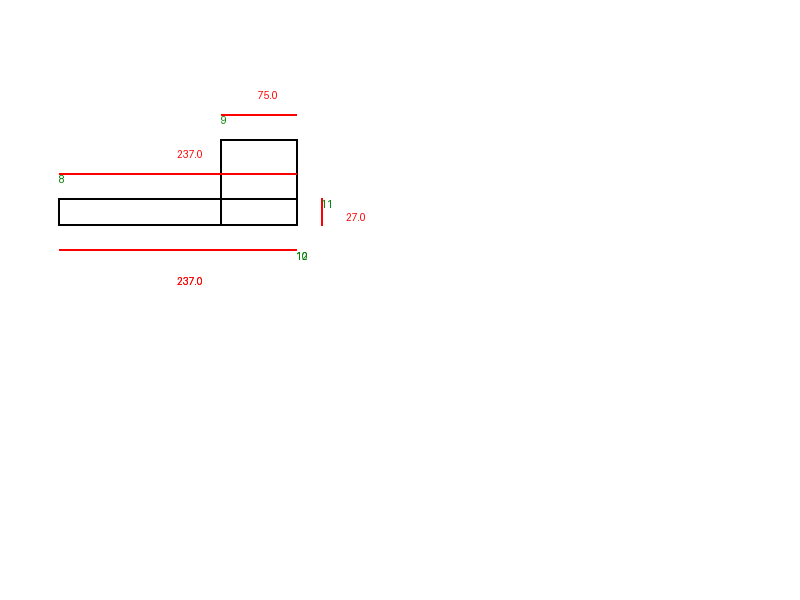
#> input picture technical_drawing_sample0.png, 800 x 600 px
$ python line_detection.py
#> lines starting #> are read from the running program, lines starting #| are printed output that depends on the picture; after the words box and inside, x2 and y2 are one past the last pixel; in counts of white or black regions, pixels touching at a corner belong together
import cv2 as cv
import numpy as np
import math

def apply_thresholds(gray, thresholds, adaptiveSettings):
    mask1 = cv.bitwise_not(cv.threshold(gray, thresholds[0], thresholds[1], cv.THRESH_OTSU)[1])
    mask = cv.bitwise_not(cv.adaptiveThreshold(gray, thresholds[0], cv.ADAPTIVE_THRESH_MEAN_C, cv.THRESH_BINARY, adaptiveSettings[0], adaptiveSettings[1]))
    mask = cv.bitwise_and(mask, mask1)
    mask = cv.inRange(mask, 200, 255)
    return mask


def apply_canny(mask):
    return cv.Canny(mask, 100, 125, apertureSize=7, L2gradient=True)


def get_lines(can):
    return cv.HoughLinesP(
        can,
        1,
        np.pi/90,
        100,
        minLineLength=10,
        maxLineGap=10
    )

def draw_line(img_lines, line):
    x1, y1, x2, y2, angle = line
    cv.line(img_lines, (x1, y1), (x2, y2), (0, 255, 0), 2)
    cv.putText(img_lines, " Line "+str(lines_.index(line)), (int((x2+x1)/2), int((y2+y1)/2)), cv.FONT_HERSHEY_SIMPLEX, 0.5, (0, 0, 255), 2, cv.LINE_AA)
    cv.circle(img_lines, (x1, y1), 5, (255, 0, 0), -1)
    cv.putText(img_lines, str(x1)+", "+str(y1), (x1, y1), cv.FONT_HERSHEY_SIMPLEX, 0.5, (0, 0, 255), 2, cv.LINE_AA)
    cv.circle(img_lines, (x2, y2), 5, (255, 255, 0), -1)
    cv.putText(img_lines, str(x2) + ", " + str(y2), (x2, y2), cv.FONT_HERSHEY_SIMPLEX, 0.5, (0, 0, 255), 2, cv.LINE_AA)


img = cv.imread("technical_drawing_sample0.png")
#> img is the input picture: shape (600, 800, 3); mean B, G, R 253.4, 253.5, 254.2
thr = apply_canny(img)
#> in apply_canny, `return cv.Canny(mask, 100, 125, apertureSize=7, L2gradient=True)`:
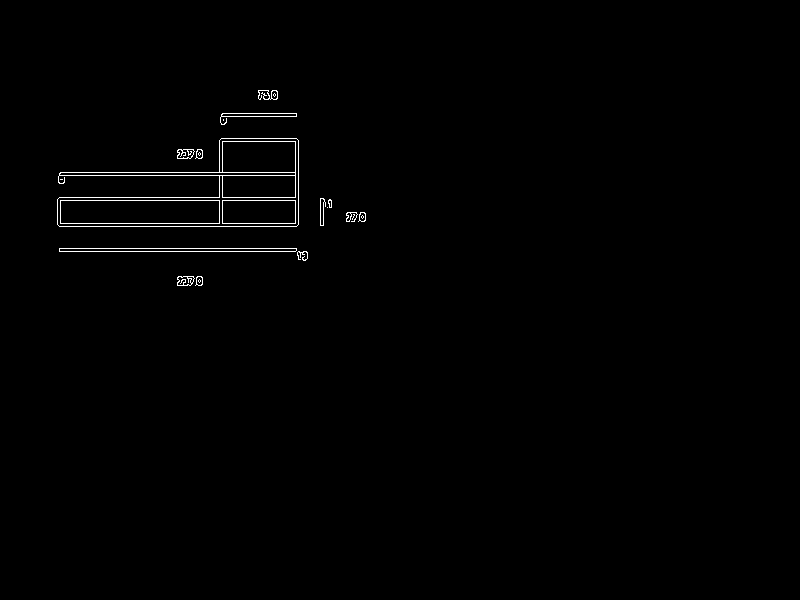
#> returned value: shape (600, 800); 0.66% white in thin lines or dots, all inside (x1, y1, x2, y2) = (57, 90, 366, 286)

lines = get_lines(thr)
#> lines = [[59, 175, 298, 175], [59, 197, 298, 197], [59, 248, 296, 248], [59, 226, 296, 226], [59, 251, 306, 251], [57, 200, 298, 200], [60, 172, 298, 172], [57, 223, 298, 223]]
lines_ = []


if lines is not None:
    for line in lines:
        x1, y1, x2, y2 = line[0]
        lines_.append([x1, y1, x2, y2, -90+(math.atan2(y2 - y1, x2 - x1) * 180 / np.pi)])
#> this loop made 8 passes
#> after the loop, lines_ = [[59, 175, 298, 175, -90], [59, 197, 298, 197, -90], [59, 248, 296, 248, -90], [59, 226, 296, 226, -90], [59, 251, 306, 251, -90], [57, 200, 298, 200, -90], [60, 172, 298, 172, -90], [57, 223, 298, 223, -90]]

for line in lines_:
        draw_line(img, line)
#> this loop made 8 passes
#> (line, x1 in draw_line, y1 in draw_line, x2 in draw_line, y2 in draw_line) on passes 1 to 8: ([59, 175, 298, 175, -90], 59, 175, 298, 175), ([59, 197, 298, 197, -90], 59, 197, 298, 197), ([59, 248, 296, 248, -90], 59, 248, 296, 248), ([59, 226, 296, 226, -90], 59, 226, 296, 226), ([59, 251, 306, 251, -90], 59, 251, 306, 251), ([57, 200, 298, 200, -90], 57, 200, 298, 200), ([60, 172, 298, 172, -90], 60, 172, 298, 172), ([57, 223, 298, 223, -90], 57, 223, 298, 223)
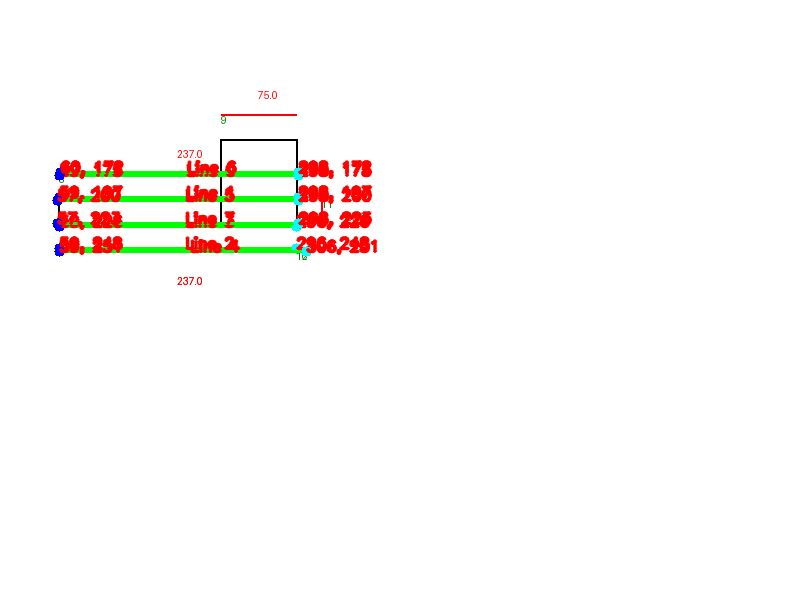
#> img: shape (600, 800, 3); 3.03% of pixels changed, all inside (x1, y1, x2, y2) = (52, 159, 378, 257)

cv.imshow("threshold", img)
cv.waitKey(0)

$ run again, with technical_drawing_sample1.png copied over technical_drawing_sample0.png
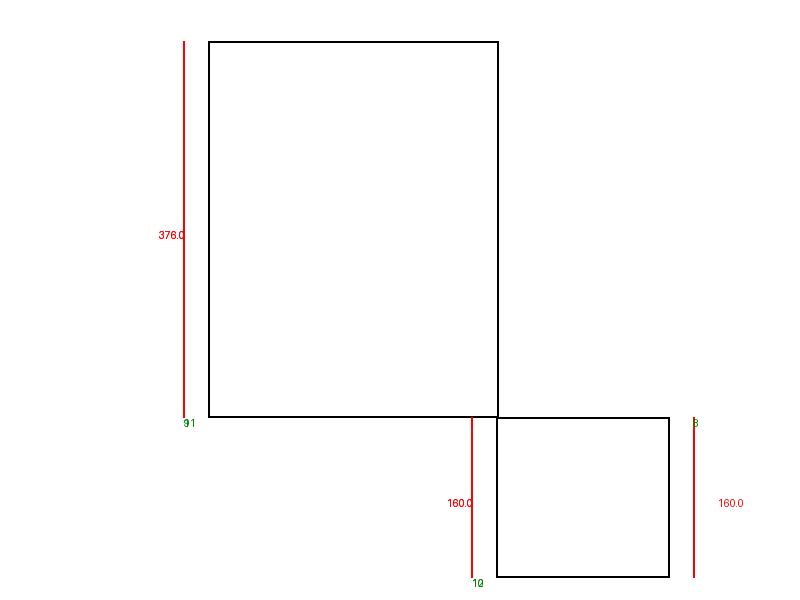
#> input picture technical_drawing_sample1.png, 800 x 600 px
#> img is the input picture: shape (600, 800, 3); mean B, G, R 252, 252, 252.8
#> in apply_canny, `return cv.Canny(mask, 100, 125, apertureSize=7, L2gradient=True)`:
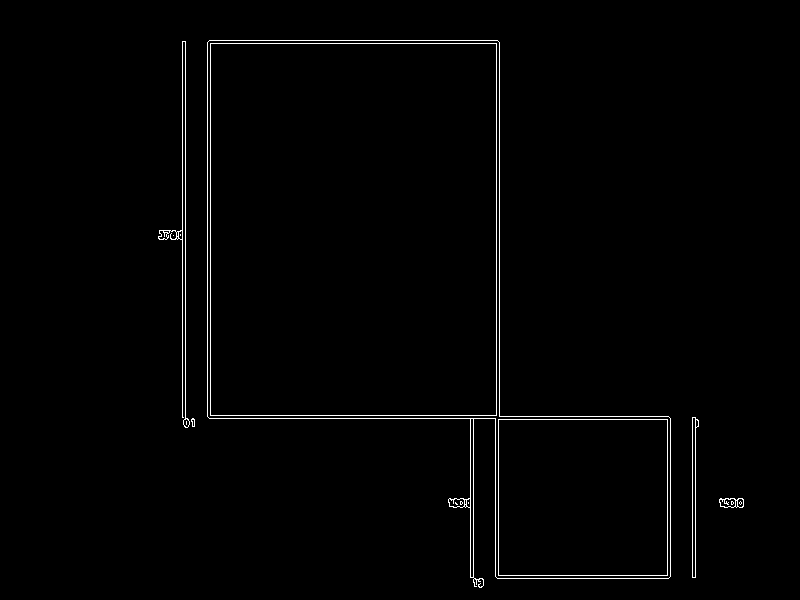
#> returned value: shape (600, 800); 1.2% white in thin lines or dots, all inside (x1, y1, x2, y2) = (158, 40, 744, 588)
#> lines = 22 rows, first 6: [496, 415, 496, 40], [185, 427, 185, 41], [182, 417, 182, 41], [499, 419, 499, 42], [207, 416, 207, 42], [210, 418, 210, 40]
#> the loop `for line in lines:` made 22 passes
#> after the loop `for line in lines:`: lines_ = 22 items, first 6: [496, 415, 496, 40, -180], [185, 427, 185, 41, -180], [182, 417, 182, 41, -180], [499, 419, 499, 42, -180], [207, 416, 207, 42, -180], [210, 418, 210, 40, -180]
#> the loop `for line in lines_:` made 22 passes
#> after the loop `for line in lines_:`:
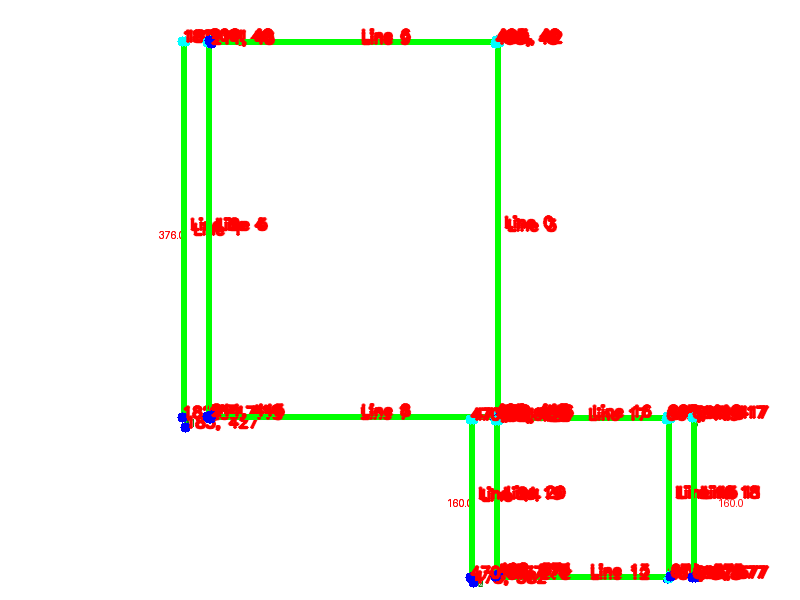
#> img: shape (600, 800, 3); 6.59% of pixels changed, all inside (x1, y1, x2, y2) = (177, 27, 770, 588)

$ run again, with technical_drawing_sample2.png copied over technical_drawing_sample0.png
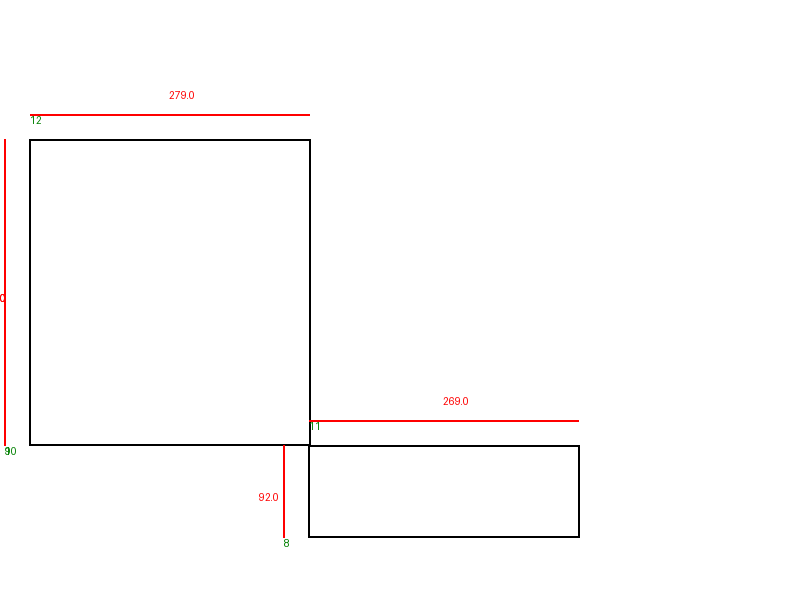
#> input picture technical_drawing_sample2.png, 800 x 600 px
#> img is the input picture: shape (600, 800, 3); mean B, G, R 251.8, 251.9, 252.9
#> in apply_canny, `return cv.Canny(mask, 100, 125, apertureSize=7, L2gradient=True)`:
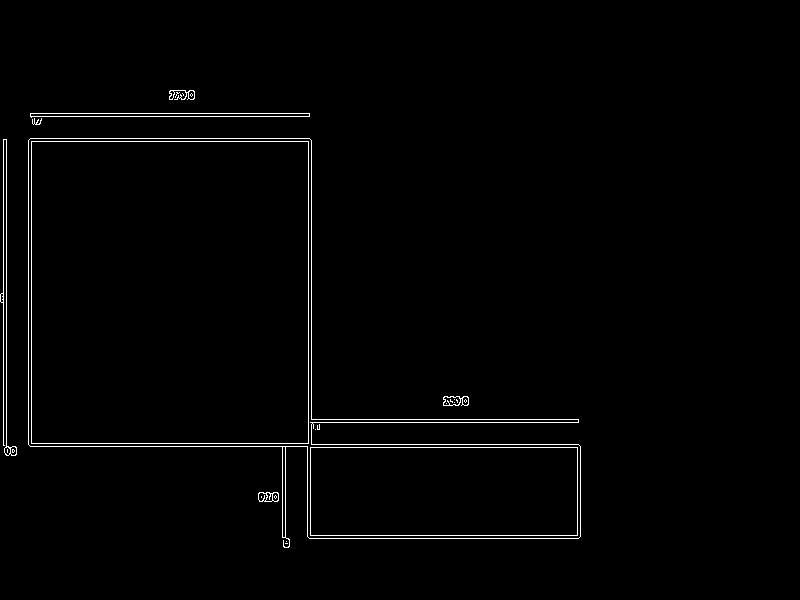
#> returned value: shape (600, 800); 1.3% white in thin lines or dots, all inside (x1, y1, x2, y2) = (0, 90, 581, 548)
#> lines = 18 rows, first 6: [28, 444, 28, 140], [30, 446, 307, 446], [311, 444, 578, 444], [31, 443, 31, 138], [308, 443, 308, 138], [32, 141, 311, 141]
#> the loop `for line in lines:` made 18 passes
#> after the loop `for line in lines:`: lines_ = 18 items, first 6: [28, 444, 28, 140, -180], [30, 446, 307, 446, -90], [311, 444, 578, 444, -90], [31, 443, 31, 138, -180], [308, 443, 308, 138, -180], [32, 141, 311, 141, -90]
#> the loop `for line in lines_:` made 18 passes
#> after the loop `for line in lines_:`:
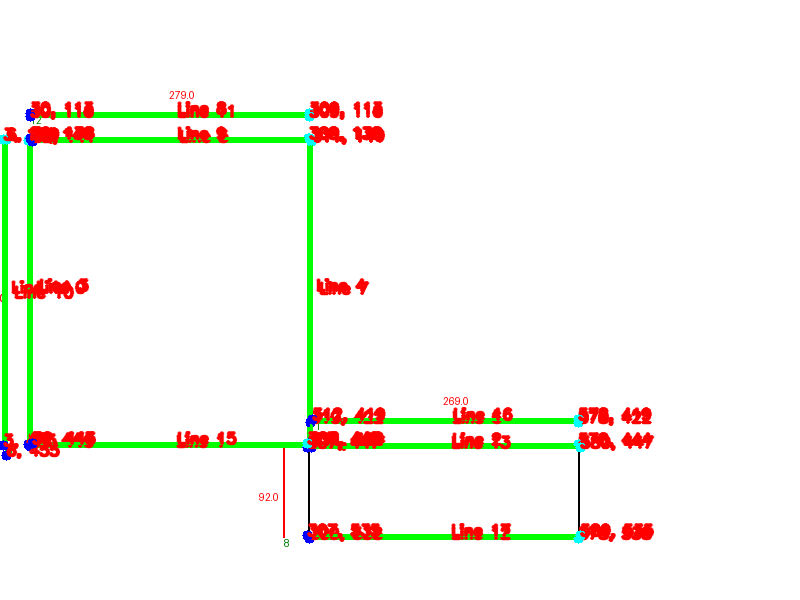
#> img: shape (600, 800, 3); 6.37% of pixels changed, all inside (x1, y1, x2, y2) = (0, 100, 655, 544)

$ run again, with technical_drawing_sample3.png copied over technical_drawing_sample0.png
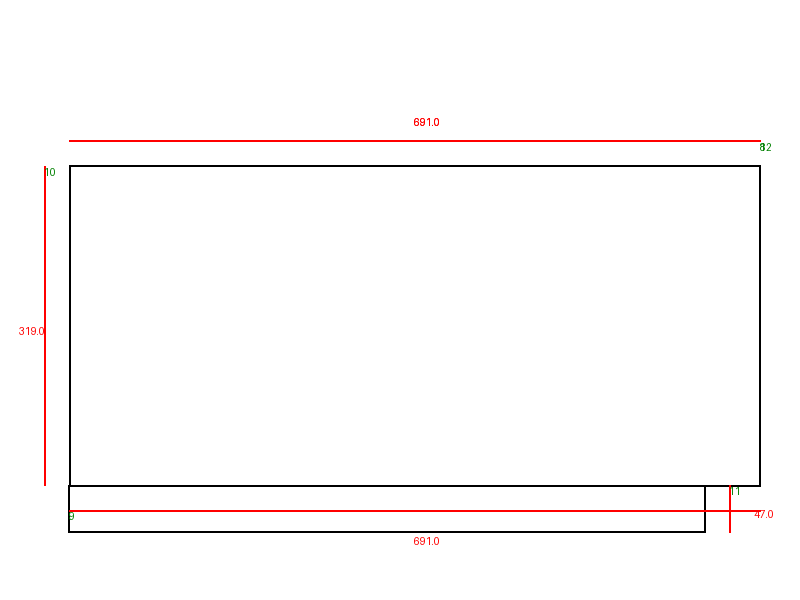
#> input picture technical_drawing_sample3.png, 800 x 600 px
#> img is the input picture: shape (600, 800, 3); mean B, G, R 250.1, 250.1, 252
#> in apply_canny, `return cv.Canny(mask, 100, 125, apertureSize=7, L2gradient=True)`:
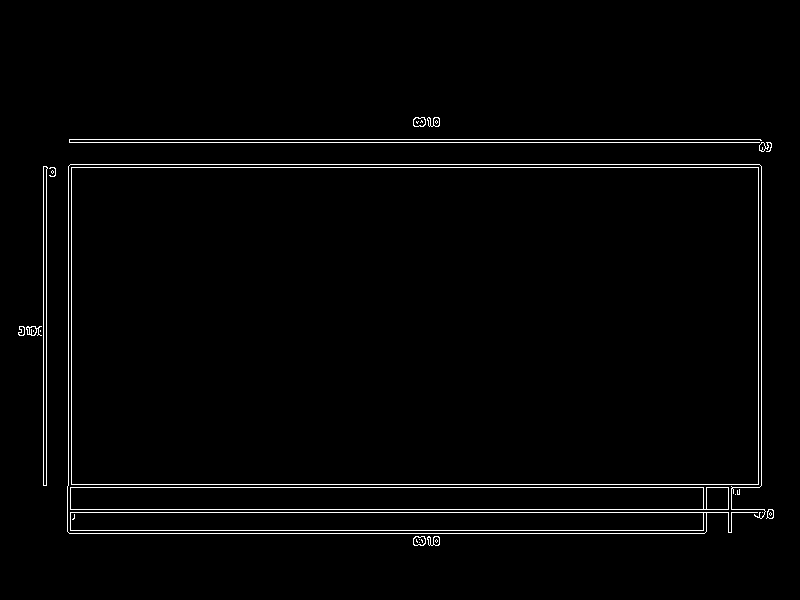
#> returned value: shape (600, 800); 2% white in thin lines or dots, all inside (x1, y1, x2, y2) = (18, 117, 774, 546)
#> lines = 16 rows, first 6: [69, 142, 770, 142], [68, 167, 761, 167], [70, 164, 759, 164], [67, 487, 759, 487], [69, 533, 704, 533], [69, 139, 760, 139]
#> the loop `for line in lines:` made 16 passes
#> after the loop `for line in lines:`: lines_ = 16 items, first 6: [69, 142, 770, 142, -90], [68, 167, 761, 167, -90], [70, 164, 759, 164, -90], [67, 487, 759, 487, -90], [69, 533, 704, 533, -90], [69, 139, 760, 139, -90]
#> the loop `for line in lines_:` made 16 passes
#> after the loop `for line in lines_:`:
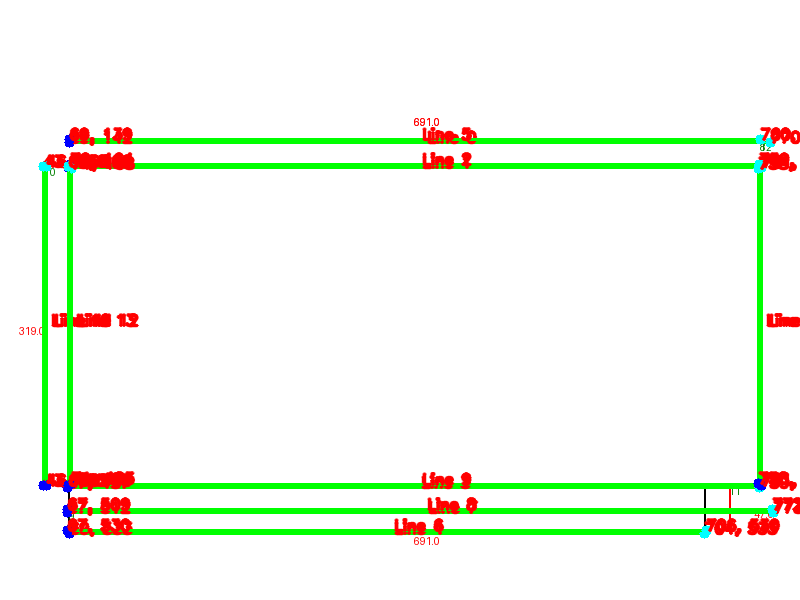
#> img: shape (600, 800, 3); 7.8% of pixels changed, all inside (x1, y1, x2, y2) = (38, 126, 800, 539)
